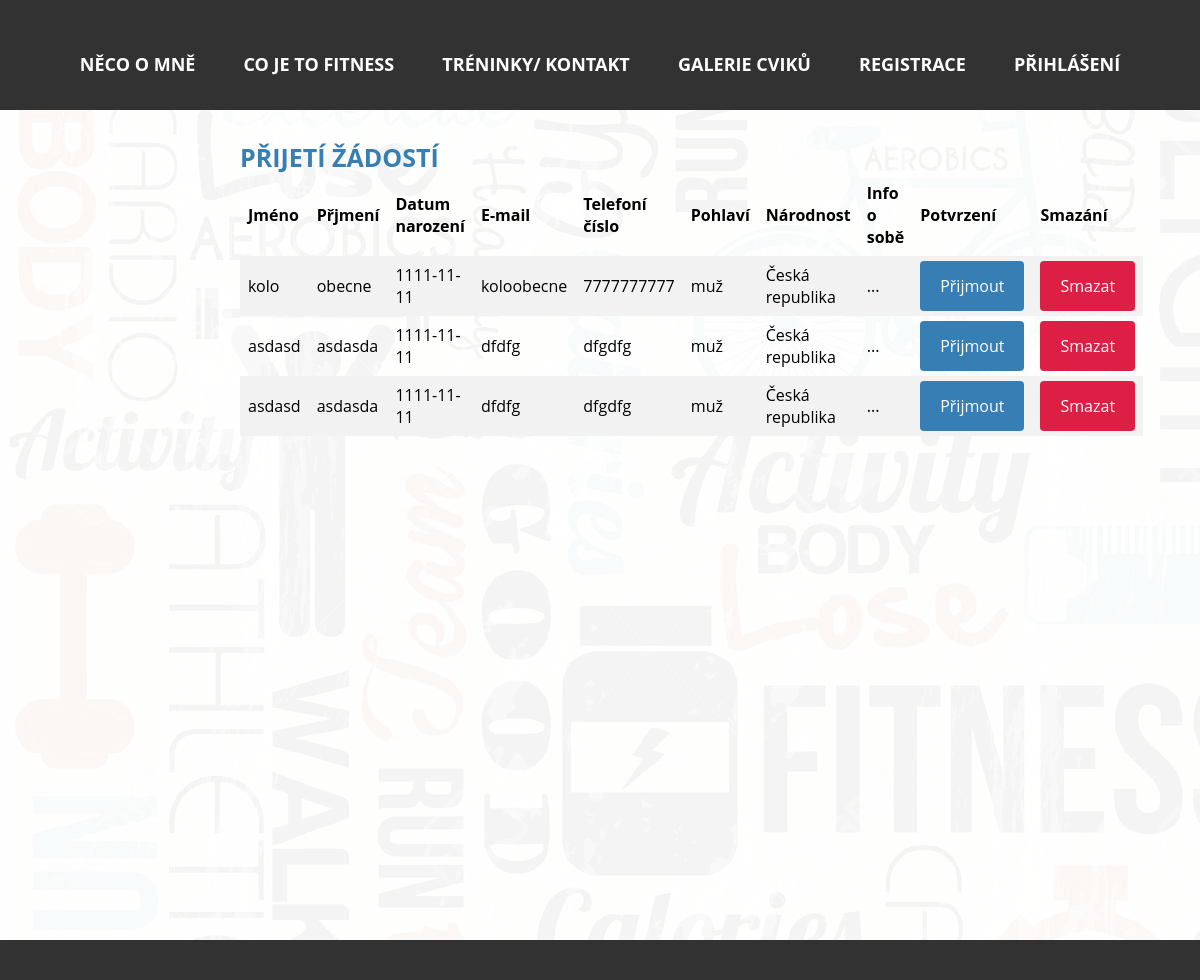
The page /PHP/prijeti.php on the database as committed earlier.
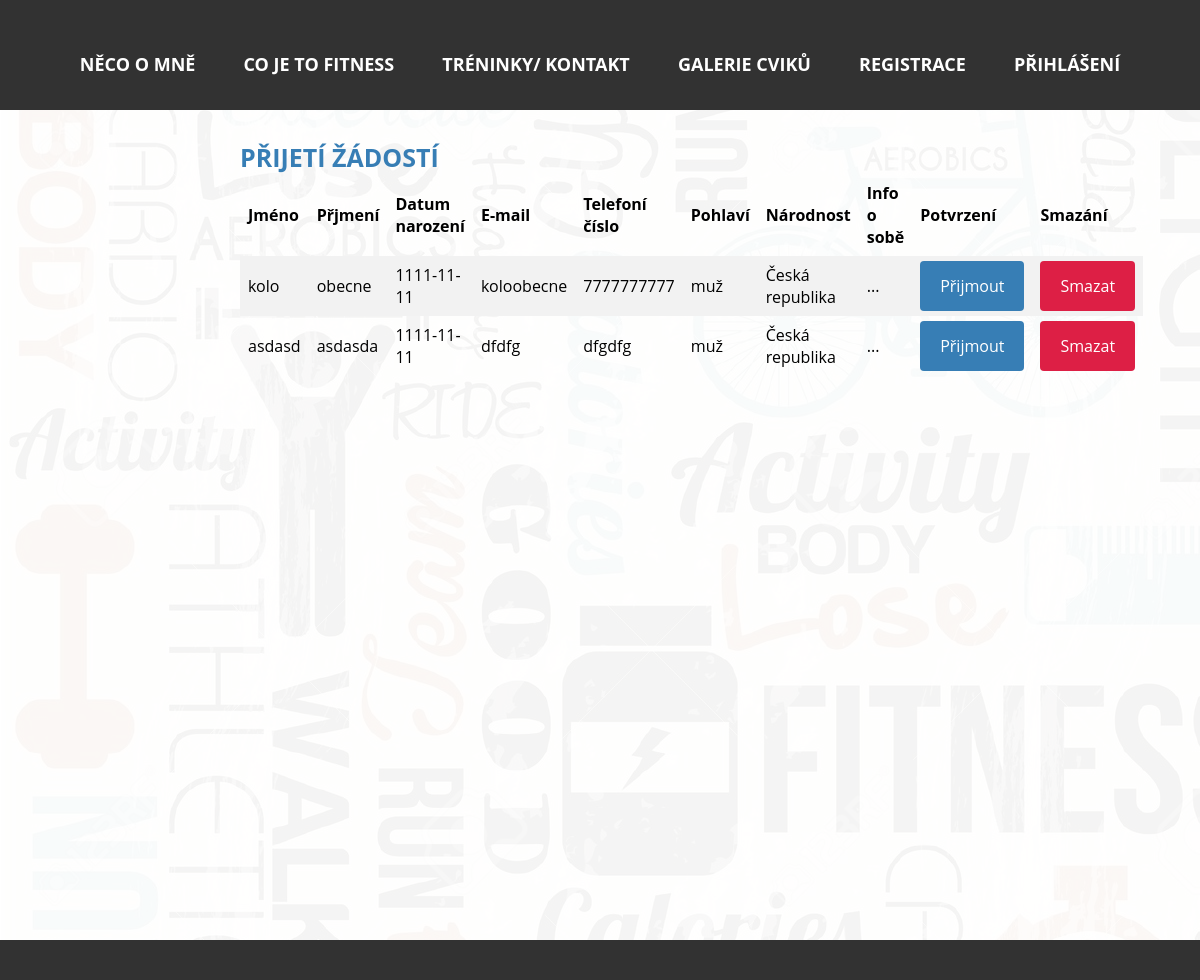
The same page on the database as committed later.
### tables this page shows
CREATE TABLE `uzivatele` (
  `id` int(10) NOT NULL,
  `jmeno` varchar(254) DEFAULT NULL,
  `prijmeni` varchar(254) DEFAULT NULL,
  `datum` date DEFAULT NULL,
  `vyska` float NOT NULL,
  `email` varchar(254) NOT NULL,
  `heslo` char(50) NOT NULL,
  `tel` varchar(15) DEFAULT NULL,
  `pohlavi` tinyint(1) NOT NULL,
  `narodnost_id` int(5) NOT NULL,
  `info` varchar(500) DEFAULT NULL,
  `prava` tinyint(1) NOT NULL DEFAULT '0' COMMENT '0 je pro normálního uživatele 1 pro admina',
  `potvrzeni_pristupu` tinyint(1) NOT NULL DEFAULT '0' COMMENT '0 pro každého registrovaného '
);

CREATE TABLE `narodnosti` (
  `id` int(10) NOT NULL,
  `nazev` varchar(50) NOT NULL
);

### PHP/fce.php (called while the page is built)
<?php
function zkratitText($text, $znaku) {
    $mezera = strrpos(substr($text, 0, $znaku), " ");
    return substr($text, 0, $mezera) . "...";
}
?>

### PHP/prijeti.php (the view, shortened to what this page needs)
<?php
include 'pripojeni.php';
?>
<!doctype html>
<html>
    <head>
        <link rel="stylesheet" href="../CSS/css.css">
    </head>
    <body>
        <div class="barva">
            <?php
            include 'menu.php';
            include 'fce.php';
            ?>
            <article>
                <?php
                echo "<h1>Přijetí žádostí</h1>";
                echo "<div class='formprijeti'><table class='formprijeti'>
   <tr>
     <th>Jméno</th>
     <th>Přjmení</th>
     <th>Datum narození</th>
     <th>E-mail</th>
     <th>Telefoní číslo</th>
     <th>Pohlaví</th>
     <th>Národnost</th>
     <th>Info o sobě</th>
     <th>Potvrzení</th>
	 <th>Smazání</th>
   </tr>";
                $data = mysqli_query($connect, "select uzivatele.id as uzivatel_id, uzivatele.jmeno, uzivatele.prijmeni, uzivatele.datum, uzivatele.vyska, uzivatele.email, uzivatele.tel, uzivatele.pohlavi, uzivatele.narodnost_id, uzivatele.info, narodnosti.id as narodnost_id, narodnosti.nazev as narodnost_nazev from uzivatele LEFT JOIN narodnosti ON uzivatele.narodnost_id=narodnosti.id where potvrzeni_pristupu='0' order by uzivatele.id");
                while ($zaznam = mysqli_fetch_array($data)) {
                    if ($zaznam['pohlavi'] == 1) {
                        $pohlavi = 'muž';
                    } else {
                        $pohlavi = 'žena';
                    }
                    $informace = zkratitText($zaznam["info"], 30);
                    echo "   <tr>
     <td>{$zaznam["jmeno"]}</td>
     <td>{$zaznam["prijmeni"]}</td>
     <td>{$zaznam["datum"]}</td>
     <td>{$zaznam["email"]}</td>
     <td>{$zaznam["tel"]}</td>
     <td>$pohlavi</td>
     <td>{$zaznam["narodnost_nazev"]}</td>
     <td title='{$zaznam['info']}'>$informace</td>
     <td><a href='potvrzeni.php?id={$zaznam["uzivatel_id"]}' class='prijetiodkazy'>Přijmout</a></td>
	 <td><a href='odmitnuti.php?id={$zaznam["uzivatel_id"]}' class='spravaodmitnutiodkazy'>Smazat</a></td>
   </tr>";
                }
                echo "</table></div>";
                ?>
            </article>
            <footer>
            </footer>
        </div>
    </body>
</html>

Rows that differ between the two databases and show on the page:
removed uzivatele: jmeno "asdasd", prijmeni "asdasda", datum "1111-11-11", email "dfdfg", tel "dfgdfg", pohlavi "muž", narodnosti.nazev "Česká republika", info "..."
